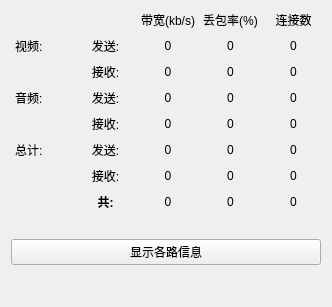
<?xml version="1.0" encoding="UTF-8"?>
<ui version="4.0">
 <class>RtcpInfoWidget</class>
 <widget class="QWidget" name="RtcpInfoWidget">
  <property name="geometry">
   <rect>
    <x>0</x>
    <y>0</y>
    <width>332</width>
    <height>307</height>
   </rect>
  </property>
  <property name="windowTitle">
   <string>Form</string>
  </property>
  <layout class="QVBoxLayout" name="verticalLayout">
   <item>
    <layout class="QGridLayout" name="gridLayout" rowstretch="0,0,0,0,0,0,0,0,0,0,0,0">
     <property name="sizeConstraint">
      <enum>QLayout::SetDefaultConstraint</enum>
     </property>
     <property name="leftMargin">
      <number>4</number>
     </property>
     <property name="topMargin">
      <number>0</number>
     </property>
     <property name="rightMargin">
      <number>0</number>
     </property>
     <property name="spacing">
      <number>8</number>
     </property>
     <item row="0" column="2">
      <widget class="QLabel" name="label_6">
       <property name="text">
        <string>带宽(kb/s)</string>
       </property>
       <property name="alignment">
        <set>Qt::AlignCenter</set>
       </property>
      </widget>
     </item>
     <item row="0" column="3">
      <widget class="QLabel" name="label_7">
       <property name="text">
        <string>丢包率(%)</string>
       </property>
       <property name="alignment">
        <set>Qt::AlignCenter</set>
       </property>
      </widget>
     </item>
     <item row="0" column="4">
      <widget class="QLabel" name="label_8">
       <property name="text">
        <string>连接数</string>
       </property>
       <property name="alignment">
        <set>Qt::AlignCenter</set>
       </property>
      </widget>
     </item>
     <item row="1" column="0">
      <widget class="QLabel" name="label_4">
       <property name="text">
        <string>视频:</string>
       </property>
      </widget>
     </item>
     <item row="6" column="0">
      <widget class="QLabel" name="label_10">
       <property name="text">
        <string/>
       </property>
      </widget>
     </item>
     <item row="1" column="1">
      <widget class="QLabel" name="label_11">
       <property name="text">
        <string>发送:</string>
       </property>
       <property name="alignment">
        <set>Qt::AlignCenter</set>
       </property>
      </widget>
     </item>
     <item row="1" column="2">
      <widget class="QLabel" name="videoSendBandwidthLabel">
       <property name="font">
        <font>
         <family>Arial</family>
        </font>
       </property>
       <property name="text">
        <string>0</string>
       </property>
       <property name="alignment">
        <set>Qt::AlignCenter</set>
       </property>
      </widget>
     </item>
     <item row="1" column="3">
      <widget class="QLabel" name="videoSendLostLabel">
       <property name="font">
        <font>
         <family>Arial</family>
        </font>
       </property>
       <property name="text">
        <string>0</string>
       </property>
       <property name="alignment">
        <set>Qt::AlignCenter</set>
       </property>
      </widget>
     </item>
     <item row="1" column="4">
      <widget class="QLabel" name="videoSendConnectionCountLabel">
       <property name="font">
        <font>
         <family>Arial</family>
        </font>
       </property>
       <property name="text">
        <string>0</string>
       </property>
       <property name="alignment">
        <set>Qt::AlignCenter</set>
       </property>
      </widget>
     </item>
     <item row="2" column="1">
      <widget class="QLabel" name="label_12">
       <property name="text">
        <string>接收:</string>
       </property>
       <property name="alignment">
        <set>Qt::AlignCenter</set>
       </property>
      </widget>
     </item>
     <item row="2" column="2">
      <widget class="QLabel" name="videoReceiveBandwidthLabel">
       <property name="font">
        <font>
         <family>Arial</family>
        </font>
       </property>
       <property name="text">
        <string>0</string>
       </property>
       <property name="alignment">
        <set>Qt::AlignCenter</set>
       </property>
      </widget>
     </item>
     <item row="2" column="3">
      <widget class="QLabel" name="videoReceiveLostLabel">
       <property name="font">
        <font>
         <family>Arial</family>
        </font>
       </property>
       <property name="text">
        <string>0</string>
       </property>
       <property name="alignment">
        <set>Qt::AlignCenter</set>
       </property>
      </widget>
     </item>
     <item row="2" column="4">
      <widget class="QLabel" name="videoReceiveConnectionCountLabel">
       <property name="font">
        <font>
         <family>Arial</family>
        </font>
       </property>
       <property name="text">
        <string>0</string>
       </property>
       <property name="alignment">
        <set>Qt::AlignCenter</set>
       </property>
      </widget>
     </item>
     <item row="3" column="0">
      <widget class="QLabel" name="label_9">
       <property name="text">
        <string>音频:</string>
       </property>
      </widget>
     </item>
     <item row="3" column="1">
      <widget class="QLabel" name="label_14">
       <property name="text">
        <string>发送:</string>
       </property>
       <property name="alignment">
        <set>Qt::AlignCenter</set>
       </property>
      </widget>
     </item>
     <item row="3" column="2">
      <widget class="QLabel" name="audioSendBandwidthLabel">
       <property name="text">
        <string>0</string>
       </property>
       <property name="alignment">
        <set>Qt::AlignCenter</set>
       </property>
      </widget>
     </item>
     <item row="3" column="3">
      <widget class="QLabel" name="audioSendLostLabel">
       <property name="text">
        <string>0</string>
       </property>
       <property name="alignment">
        <set>Qt::AlignCenter</set>
       </property>
      </widget>
     </item>
     <item row="3" column="4">
      <widget class="QLabel" name="audioSendConnectionCountLabel">
       <property name="text">
        <string>0</string>
       </property>
       <property name="alignment">
        <set>Qt::AlignCenter</set>
       </property>
      </widget>
     </item>
     <item row="4" column="1">
      <widget class="QLabel" name="label_15">
       <property name="text">
        <string>接收:</string>
       </property>
       <property name="alignment">
        <set>Qt::AlignCenter</set>
       </property>
      </widget>
     </item>
     <item row="4" column="2">
      <widget class="QLabel" name="audioReceiveBandwidthLabel">
       <property name="text">
        <string>0</string>
       </property>
       <property name="alignment">
        <set>Qt::AlignCenter</set>
       </property>
      </widget>
     </item>
     <item row="4" column="3">
      <widget class="QLabel" name="audioReceiveLostLabel">
       <property name="text">
        <string>0</string>
       </property>
       <property name="alignment">
        <set>Qt::AlignCenter</set>
       </property>
      </widget>
     </item>
     <item row="4" column="4">
      <widget class="QLabel" name="audioReceiveConnectionCountLabel">
       <property name="text">
        <string>0</string>
       </property>
       <property name="alignment">
        <set>Qt::AlignCenter</set>
       </property>
      </widget>
     </item>
     <item row="5" column="0">
      <widget class="QLabel" name="label_3">
       <property name="text">
        <string>总计:</string>
       </property>
      </widget>
     </item>
     <item row="5" column="2">
      <widget class="QLabel" name="totalSendBandwidthLabel">
       <property name="text">
        <string>0</string>
       </property>
       <property name="alignment">
        <set>Qt::AlignCenter</set>
       </property>
      </widget>
     </item>
     <item row="5" column="1">
      <widget class="QLabel" name="label">
       <property name="text">
        <string>发送:</string>
       </property>
       <property name="alignment">
        <set>Qt::AlignCenter</set>
       </property>
      </widget>
     </item>
     <item row="5" column="3">
      <widget class="QLabel" name="totalSendLostLabel">
       <property name="text">
        <string>0</string>
       </property>
       <property name="alignment">
        <set>Qt::AlignCenter</set>
       </property>
      </widget>
     </item>
     <item row="5" column="4">
      <widget class="QLabel" name="totalSendConnectionCountLabel">
       <property name="text">
        <string>0</string>
       </property>
       <property name="alignment">
        <set>Qt::AlignCenter</set>
       </property>
      </widget>
     </item>
     <item row="6" column="1">
      <widget class="QLabel" name="label_2">
       <property name="text">
        <string>接收:</string>
       </property>
       <property name="alignment">
        <set>Qt::AlignCenter</set>
       </property>
      </widget>
     </item>
     <item row="6" column="2">
      <widget class="QLabel" name="totalReceiveBandwidthLabel">
       <property name="text">
        <string>0</string>
       </property>
       <property name="alignment">
        <set>Qt::AlignCenter</set>
       </property>
      </widget>
     </item>
     <item row="6" column="3">
      <widget class="QLabel" name="totalReceiveLostLabel">
       <property name="text">
        <string>0</string>
       </property>
       <property name="alignment">
        <set>Qt::AlignCenter</set>
       </property>
      </widget>
     </item>
     <item row="6" column="4">
      <widget class="QLabel" name="totalReceiveConnectionCountLabel">
       <property name="text">
        <string>0</string>
       </property>
       <property name="alignment">
        <set>Qt::AlignCenter</set>
       </property>
      </widget>
     </item>
     <item row="7" column="1">
      <widget class="QLabel" name="label_13">
       <property name="font">
        <font>
         <weight>75</weight>
         <bold>true</bold>
        </font>
       </property>
       <property name="text">
        <string>共:</string>
       </property>
       <property name="alignment">
        <set>Qt::AlignCenter</set>
       </property>
      </widget>
     </item>
     <item row="7" column="2">
      <widget class="QLabel" name="totalBandwidthLabel">
       <property name="text">
        <string>0</string>
       </property>
       <property name="alignment">
        <set>Qt::AlignCenter</set>
       </property>
      </widget>
     </item>
     <item row="7" column="3">
      <widget class="QLabel" name="totalLostLabel">
       <property name="text">
        <string>0</string>
       </property>
       <property name="alignment">
        <set>Qt::AlignCenter</set>
       </property>
      </widget>
     </item>
     <item row="7" column="4">
      <widget class="QLabel" name="totalConnectionCountLabel">
       <property name="text">
        <string>0</string>
       </property>
       <property name="alignment">
        <set>Qt::AlignCenter</set>
       </property>
      </widget>
     </item>
     <item row="8" column="0">
      <widget class="QLabel" name="label_5">
       <property name="text">
        <string/>
       </property>
      </widget>
     </item>
    </layout>
   </item>
   <item>
    <widget class="QPushButton" name="showRtcpMsgButton">
     <property name="text">
      <string>显示各路信息</string>
     </property>
     <property name="checkable">
      <bool>true</bool>
     </property>
    </widget>
   </item>
   <item>
    <spacer name="verticalSpacer">
     <property name="orientation">
      <enum>Qt::Vertical</enum>
     </property>
     <property name="sizeType">
      <enum>QSizePolicy::Expanding</enum>
     </property>
     <property name="sizeHint" stdset="0">
      <size>
       <width>20</width>
       <height>30</height>
      </size>
     </property>
    </spacer>
   </item>
  </layout>
 </widget>
 <resources/>
 <connections/>
</ui>
